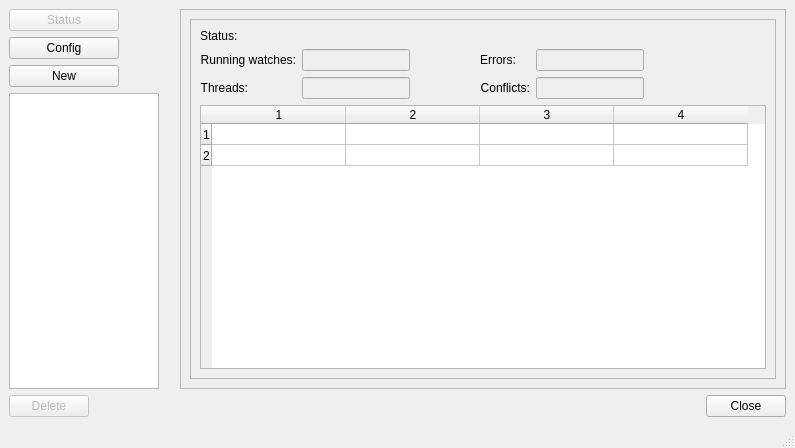
<?xml version="1.0" encoding="UTF-8"?>
<ui version="4.0">
 <class>MainWindow</class>
 <widget class="QMainWindow" name="MainWindow">
  <property name="geometry">
   <rect>
    <x>0</x>
    <y>0</y>
    <width>795</width>
    <height>448</height>
   </rect>
  </property>
  <property name="windowTitle">
   <string>MainWindow</string>
  </property>
  <widget class="QWidget" name="centralwidget">
   <layout class="QVBoxLayout" name="verticalLayout_7">
    <item>
     <layout class="QVBoxLayout" name="verticalLayout_5">
      <item>
       <layout class="QHBoxLayout" name="horizontalLayout_4">
        <property name="rightMargin">
         <number>0</number>
        </property>
        <item>
         <layout class="QVBoxLayout" name="verticalLayout_4" stretch="0,0">
          <property name="sizeConstraint">
           <enum>QLayout::SetFixedSize</enum>
          </property>
          <property name="rightMargin">
           <number>15</number>
          </property>
          <item>
           <layout class="QHBoxLayout" name="horizontalLayout_3">
            <property name="sizeConstraint">
             <enum>QLayout::SetFixedSize</enum>
            </property>
            <item>
             <layout class="QVBoxLayout" name="verticalLayout_3">
              <property name="sizeConstraint">
               <enum>QLayout::SetFixedSize</enum>
              </property>
              <item>
               <widget class="QPushButton" name="btn_status">
                <property name="enabled">
                 <bool>false</bool>
                </property>
                <property name="text">
                 <string>Status</string>
                </property>
               </widget>
              </item>
              <item>
               <widget class="QPushButton" name="btn_config">
                <property name="text">
                 <string>Config</string>
                </property>
               </widget>
              </item>
              <item>
               <widget class="QPushButton" name="btn_new">
                <property name="text">
                 <string>New</string>
                </property>
               </widget>
              </item>
             </layout>
            </item>
            <item>
             <spacer name="horizontalSpacer_3">
              <property name="orientation">
               <enum>Qt::Horizontal</enum>
              </property>
              <property name="sizeType">
               <enum>QSizePolicy::Fixed</enum>
              </property>
              <property name="sizeHint" stdset="0">
               <size>
                <width>40</width>
                <height>20</height>
               </size>
              </property>
             </spacer>
            </item>
           </layout>
          </item>
          <item>
           <widget class="QColumnView" name="columnView">
            <property name="sizePolicy">
             <sizepolicy hsizetype="Fixed" vsizetype="Expanding">
              <horstretch>0</horstretch>
              <verstretch>0</verstretch>
             </sizepolicy>
            </property>
            <property name="minimumSize">
             <size>
              <width>0</width>
              <height>0</height>
             </size>
            </property>
            <property name="maximumSize">
             <size>
              <width>150</width>
              <height>16777215</height>
             </size>
            </property>
           </widget>
          </item>
         </layout>
        </item>
        <item>
         <layout class="QVBoxLayout" name="verticalLayout_2">
          <property name="sizeConstraint">
           <enum>QLayout::SetDefaultConstraint</enum>
          </property>
          <item>
           <widget class="QScrollArea" name="scrollArea">
            <property name="minimumSize">
             <size>
              <width>0</width>
              <height>0</height>
             </size>
            </property>
            <property name="verticalScrollBarPolicy">
             <enum>Qt::ScrollBarAsNeeded</enum>
            </property>
            <property name="widgetResizable">
             <bool>true</bool>
            </property>
            <widget class="QWidget" name="scrollAreaWidgetContents">
             <property name="geometry">
              <rect>
               <x>0</x>
               <y>0</y>
               <width>597</width>
               <height>340</height>
              </rect>
             </property>
             <property name="sizePolicy">
              <sizepolicy hsizetype="Expanding" vsizetype="Expanding">
               <horstretch>0</horstretch>
               <verstretch>0</verstretch>
              </sizepolicy>
             </property>
             <layout class="QHBoxLayout" name="horizontalLayout_5">
              <item>
               <widget class="QFrame" name="frame_status">
                <property name="enabled">
                 <bool>true</bool>
                </property>
                <property name="sizePolicy">
                 <sizepolicy hsizetype="Expanding" vsizetype="Expanding">
                  <horstretch>0</horstretch>
                  <verstretch>0</verstretch>
                 </sizepolicy>
                </property>
                <property name="minimumSize">
                 <size>
                  <width>0</width>
                  <height>0</height>
                 </size>
                </property>
                <property name="frameShape">
                 <enum>QFrame::StyledPanel</enum>
                </property>
                <property name="frameShadow">
                 <enum>QFrame::Raised</enum>
                </property>
                <layout class="QVBoxLayout" name="verticalLayout_6">
                 <property name="sizeConstraint">
                  <enum>QLayout::SetDefaultConstraint</enum>
                 </property>
                 <item>
                  <widget class="QLabel" name="label_5">
                   <property name="text">
                    <string>Status:</string>
                   </property>
                  </widget>
                 </item>
                 <item>
                  <layout class="QHBoxLayout" name="horizontalLayout">
                   <property name="sizeConstraint">
                    <enum>QLayout::SetFixedSize</enum>
                   </property>
                   <item>
                    <layout class="QFormLayout" name="formLayout">
                     <property name="fieldGrowthPolicy">
                      <enum>QFormLayout::AllNonFixedFieldsGrow</enum>
                     </property>
                     <item row="0" column="0">
                      <widget class="QLabel" name="label">
                       <property name="text">
                        <string>Running watches:</string>
                       </property>
                       <property name="alignment">
                        <set>Qt::AlignRight|Qt::AlignTrailing|Qt::AlignVCenter</set>
                       </property>
                      </widget>
                     </item>
                     <item row="0" column="1">
                      <widget class="QLineEdit" name="lineEdit">
                       <property name="enabled">
                        <bool>false</bool>
                       </property>
                      </widget>
                     </item>
                     <item row="1" column="0">
                      <widget class="QLabel" name="label_2">
                       <property name="text">
                        <string>Threads:</string>
                       </property>
                       <property name="alignment">
                        <set>Qt::AlignRight|Qt::AlignTrailing|Qt::AlignVCenter</set>
                       </property>
                      </widget>
                     </item>
                     <item row="1" column="1">
                      <widget class="QLineEdit" name="lineEdit_2">
                       <property name="enabled">
                        <bool>false</bool>
                       </property>
                       <property name="sizePolicy">
                        <sizepolicy hsizetype="Minimum" vsizetype="Preferred">
                         <horstretch>0</horstretch>
                         <verstretch>0</verstretch>
                        </sizepolicy>
                       </property>
                       <property name="minimumSize">
                        <size>
                         <width>0</width>
                         <height>0</height>
                        </size>
                       </property>
                      </widget>
                     </item>
                    </layout>
                   </item>
                   <item>
                    <spacer name="horizontalSpacer">
                     <property name="orientation">
                      <enum>Qt::Horizontal</enum>
                     </property>
                     <property name="sizeType">
                      <enum>QSizePolicy::Fixed</enum>
                     </property>
                     <property name="sizeHint" stdset="0">
                      <size>
                       <width>64</width>
                       <height>20</height>
                      </size>
                     </property>
                    </spacer>
                   </item>
                   <item>
                    <layout class="QFormLayout" name="formLayout_2">
                     <property name="sizeConstraint">
                      <enum>QLayout::SetDefaultConstraint</enum>
                     </property>
                     <property name="fieldGrowthPolicy">
                      <enum>QFormLayout::AllNonFixedFieldsGrow</enum>
                     </property>
                     <item row="0" column="0">
                      <widget class="QLabel" name="label_4">
                       <property name="text">
                        <string>Errors:</string>
                       </property>
                       <property name="alignment">
                        <set>Qt::AlignRight|Qt::AlignTrailing|Qt::AlignVCenter</set>
                       </property>
                      </widget>
                     </item>
                     <item row="0" column="1">
                      <widget class="QLineEdit" name="lineEdit_3">
                       <property name="enabled">
                        <bool>false</bool>
                       </property>
                      </widget>
                     </item>
                     <item row="1" column="0">
                      <widget class="QLabel" name="label_3">
                       <property name="text">
                        <string>Conflicts:</string>
                       </property>
                       <property name="alignment">
                        <set>Qt::AlignRight|Qt::AlignTrailing|Qt::AlignVCenter</set>
                       </property>
                      </widget>
                     </item>
                     <item row="1" column="1">
                      <widget class="QLineEdit" name="lineEdit_4">
                       <property name="enabled">
                        <bool>false</bool>
                       </property>
                      </widget>
                     </item>
                    </layout>
                   </item>
                   <item>
                    <spacer name="horizontalSpacer_4">
                     <property name="orientation">
                      <enum>Qt::Horizontal</enum>
                     </property>
                     <property name="sizeType">
                      <enum>QSizePolicy::MinimumExpanding</enum>
                     </property>
                     <property name="sizeHint" stdset="0">
                      <size>
                       <width>0</width>
                       <height>20</height>
                      </size>
                     </property>
                    </spacer>
                   </item>
                  </layout>
                 </item>
                 <item>
                  <layout class="QVBoxLayout" name="verticalLayout">
                   <property name="sizeConstraint">
                    <enum>QLayout::SetNoConstraint</enum>
                   </property>
                   <item>
                    <widget class="QTableWidget" name="tableWidget">
                     <property name="editTriggers">
                      <set>QAbstractItemView::NoEditTriggers</set>
                     </property>
                     <property name="selectionMode">
                      <enum>QAbstractItemView::SingleSelection</enum>
                     </property>
                     <property name="selectionBehavior">
                      <enum>QAbstractItemView::SelectRows</enum>
                     </property>
                     <property name="verticalScrollMode">
                      <enum>QAbstractItemView::ScrollPerPixel</enum>
                     </property>
                     <property name="horizontalScrollMode">
                      <enum>QAbstractItemView::ScrollPerPixel</enum>
                     </property>
                     <property name="showGrid">
                      <bool>true</bool>
                     </property>
                     <property name="rowCount">
                      <number>2</number>
                     </property>
                     <property name="columnCount">
                      <number>4</number>
                     </property>
                     <attribute name="horizontalHeaderDefaultSectionSize">
                      <number>134</number>
                     </attribute>
                     <attribute name="verticalHeaderDefaultSectionSize">
                      <number>20</number>
                     </attribute>
                     <attribute name="verticalHeaderMinimumSectionSize">
                      <number>21</number>
                     </attribute>
                     <row/>
                     <row/>
                     <column/>
                     <column/>
                     <column/>
                     <column/>
                    </widget>
                   </item>
                  </layout>
                 </item>
                </layout>
               </widget>
              </item>
             </layout>
            </widget>
           </widget>
          </item>
         </layout>
        </item>
       </layout>
      </item>
      <item>
       <layout class="QHBoxLayout" name="horizontalLayout_2">
        <item>
         <widget class="QPushButton" name="btn_delete">
          <property name="enabled">
           <bool>false</bool>
          </property>
          <property name="text">
           <string>Delete</string>
          </property>
         </widget>
        </item>
        <item>
         <spacer name="horizontalSpacer_2">
          <property name="orientation">
           <enum>Qt::Horizontal</enum>
          </property>
          <property name="sizeType">
           <enum>QSizePolicy::MinimumExpanding</enum>
          </property>
          <property name="sizeHint" stdset="0">
           <size>
            <width>309</width>
            <height>20</height>
           </size>
          </property>
         </spacer>
        </item>
        <item>
         <widget class="QPushButton" name="btn_close">
          <property name="text">
           <string>Close</string>
          </property>
         </widget>
        </item>
       </layout>
      </item>
     </layout>
    </item>
   </layout>
  </widget>
  <widget class="QMenuBar" name="menubar">
   <property name="geometry">
    <rect>
     <x>0</x>
     <y>0</y>
     <width>795</width>
     <height>25</height>
    </rect>
   </property>
  </widget>
  <widget class="QStatusBar" name="statusbar"/>
 </widget>
 <resources/>
 <connections/>
</ui>
